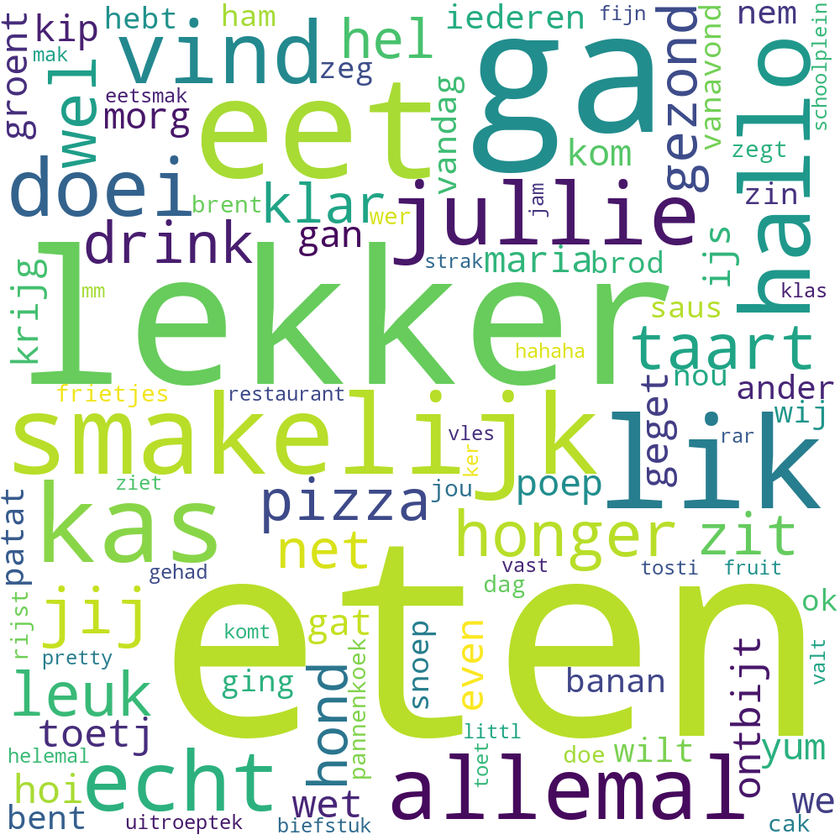
#> input picture Output/wordcloud.png, 840 x 840 px, shrunk from 1000 x 1000 before the run
$ jupyter execute --allow-errors Analysis-Anonymized.ipynb
#> lines starting #> are read from the running program, lines starting #| are printed output that depends on the picture
# Study 1: Analysis Anonymized

First of all, all necessary libraries will be imported.

[cell 1]
import csv
import json
from nltk.stem.snowball import SnowballStemmer
import matplotlib.pyplot as plt
from nltk.corpus import stopwords
from nltk.tokenize import RegexpTokenizer
import scipy
import gensim
from gensim import corpora, models

import string
import nltk
import pandas as pd
import numpy as np
from scipy import stats
import sys

import csv
from collections import Counter
import statsmodels.formula.api as sm

#> (the rest of this cell did not finish here and is left out)

Lets import the different kind of diet-related dictionaries we created beforehand.

#> (a cell that did not finish here is left out)

Lets also import messages that contain at least one word fro the respective dictionaries. (Note: We do not have consent top share the original text messages. In case you are interested in obtaining insight into the exact dataset, please contact the corresponding author.) Instead we give insight into a anonymized dataset for getting to know the data structure as oftent as possible.

#> (a cell that did not finish here is left out)

Some columns need to be renamed, so that they fit the pandas format.

#> (a cell that did not finish here is left out)

# Frenquency of diet-related food communication

Lets have a look how the anonymized dataset without the Texts looks at this moment:

#> (a cell that did not finish here is left out)

# How does youth communicate about food?

But which food words occur the most in the data? Lets calculate this for each dictionary individually:

[cell 6]
tokens = []
# [53 lines of commented-out code are left out]

Lets sort which word occur the most in the dataset: (exchanging the letter before items will give the results for each dictionary respectively.

[cell 7]
#dict(sorted(d.items(), key=lambda item: item[1]))

How would this look like visually? For this analysis we are considering the most often occuring words within the dataset.

[cell 8]
#popular = food_buzz[food_buzz["Likes"] >= 1]
#unpopular = food_buzz[food_buzz["Likes"] < 1]

[cell 9]
# [11 lines of commented-out code are left out]

[cell 10]
# [18 lines of commented-out code are left out]

[cell 11]
#wc = WordCloud(background_color="white",width=1000,height=1000, max_words=100,relative_scaling=0.5,normalize_plurals=False).generate_from_frequencies(z)
##plt.imshow(wc)

This is the resulting word-cloud of the most frequently mentioned diet-related items:

[cell 12]
import imageio as iio
img = iio.imread("Output/wordcloud.png")
#> img is the input picture: shape (840, 840, 3); mean R, G, B 219.2, 233.3, 213.9
plt.imshow(img)

# Healthiness of the found words

Now we are going to have a look how healthy the foods are which youth talk about. For this we match the words found in youth text with the collected nutriscores of the items:

[cell 13]
def get_scores2(text):
    scores = []
    for word in text:
        if word in nutriscores.keys():
            scores.append(nutriscores[word])
        else:
            continue
    return scores

#food_buzz["nutriscores"] = food_buzz['words'].apply(get_scores_2)

Lets label messages without nutriscores with an "NA", and calculate the mean nutriscore within a message (this was the average of all mentioned dietary items)

[cell 14]
#food_buzz["nutriscores"] = food_buzz["nutriscores"].apply(lambda x: [y for y in x if y != 'NA'])

#food_buzz["nutriscore_mean"] = food_buzz["nutriscores"].apply(np.mean)
#food_mean = list(food_buzz["nutriscore_mean"])

For demonstration purposes we will load a list of all found nutriscores without the messages:

[cell 15]
nutriscore_mean = pd.read_csv('Output/nutriscore-mean.csv')
#> (reads Output/nutriscore-mean.csv from the repository)
nutriscore_mean = nutriscore_mean["nutriscore_mean"]

[cell 16]
print("The mean nutriscore value is", nutriscore_mean.mean(), "(SD =", nutriscore_mean.std(), ")")

For even greater insight lets visualize the nutriscore values that we received.

[cell 17]
plt.hist(nutriscore_mean, bins=20)
plt.xlabel('Message Healhiness: 1 (healthy) - 5 (unhealthy)')
plt.ylabel('Message Frequency')
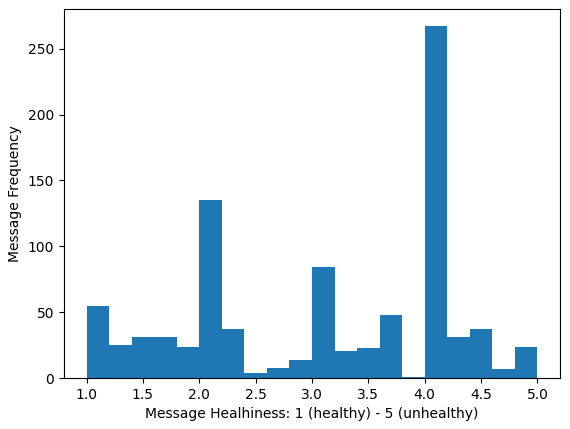
#> figure drawn by matplotlib, 1 panel; tallest bar 267 high, from x = 4 to 4.2

Although these insights are nice, we paid tribute to the facts, that some nutriscore values had a higher chance of being found in the data, since they also appeared more often in our diet-related dictionary. Therefore we aimed to correct for this and represent nutri-score frequencies, relative to the frequencies in the used dictionary.

For this we first calculate the nutriscores in our used dictionary. Also we recode the nutriscore values to a more easily interpretable format, such that negativ values represent unhealthy nutriscores (E-F), 0 represent neutral nutriscore (C) and positive values represent a healthy nutriscores (A-B)

#> (a cell that did not finish here is left out)

#> (a cell that did not finish here is left out)

To make scores of the message and dictionary align we round some numbers to the nearest decimal.

[cell 20]
ff = nutriscore_mean

for score in ff:
    if score == 1.1:
        ff = ff.replace(score, 1.0)

    if score == 1.3:
        ff = ff.replace(score, 1.4)
    if score == 1.7:
        ff = ff.replace(score, 1.8)
    if score == 1.9:
        ff = ff.replace(score, 2.0)
    if score == 2.1:
        ff = ff.replace(score, 2.0)
    if score == 2.7:
        ff = ff.replace(score, 2.8)
    if score == 2.9:
        ff = ff.replace(score, 3.0)
    if score == 3.1:
        ff = ff.replace(score, 3.0)
    if score == 3.7:
        ff = ff.replace(score, 3.8)
    if score == 3.9:
        ff = ff.replace(score, 4.0)
    if score == 4.1:
        ff = ff.replace(score, 4.0)
    if score == 4.3:
        ff = ff.replace(score, 4.4)
    if score == 4.7:
        ff = ff.replace(score, 4.8)
    if score == 4.9:
        ff = ff.replace(score, 5.0)

Next we calculate the relative frequency of the nutriscores in the messages and again repeat the re-coding of nutriscore values-

[cell 21]
counter = Counter(ff)
df3 = pd.DataFrame.from_dict(counter, orient='index').reset_index()
df3 = df3.dropna()
df3 = df3.rename(columns={"index": "nutriscores", 0: "frequency"})
df3["nutriscores"] = (df3["nutriscores"] - 3 ) * -1
df3['% full'] = ((df3['frequency'] / df3['frequency'].sum())*100).round(2).astype(float)
print(df3.sort_values(by = "nutriscores"))

And we merge them with the relative frequencies found in the dictionary and in the messages:

#> (a cell that did not finish here is left out)

Not finally we can plot the nutriscore values, relative to their expected frequencies based on the dictionary:

[cell 23]
import matplotlib.pyplot as plt
from matplotlib.pyplot import figure
from scipy import interpolate

figure(figsize=(12, 6), dpi=80)
#> (the rest of this cell did not finish here and is left out)

Next we checked if the healthiness of a message was able to predict the number of like that a message received:

[cell 24]
#regression = sm.ols(formula="Likes ~ nutriscore_mean + Age + Gender", data=food_buzz).fit()
#print(regression.summary())

The results did not show any significant results.

# Sentiment

Okay, now lets look if unhealthy / healthy food communication differs in other dimensions. e.g. in terms of their sentiment expressed. The pattern library captures both polarity (pos vs neg.) as well as the subjectivity of the message.

[cell 25]
from pattern.nl import sentiment

Lets test out how/if this works:

[cell 26]
print(sentiment("ik ben heel blij en het is super leuk"))
#> (this line was passed over: pattern is not available in this run)
print(sentiment("Ik ben blij en en beetje verdrietig"))
#> (this line was passed over: pattern is not available in this run)
print(sentiment("gf fgf fgfg fgfgfg"))
#> (this line was passed over: pattern is not available in this run)

Now we can calculate the sentiment for each text for healthy or unhealthy text messages:

[cell 27]
# [9 lines of commented-out code are left out]

Lets load the pure values for demonstration purposes:

[cell 28]
sentiment_df = pd.read_csv("Output/sentiment.csv")
#> (reads Output/sentiment.csv from the repository)
sentiment_df = sentiment_df["0"]
subj_df = pd.read_csv("Output/subjectivity.csv")
#> (reads Output/subjectivity.csv from the repository)
subj_df = subj_df["0"]

[cell 29]
print("The average sentiment of message is", sentiment_df.mean(), "SD = ", sentiment_df.std(), "and the average subjective is", subj_df.mean(), "SD = ", subj_df.std())

Now we can visualize the sentiment and subjectivity scores:

[cell 30]
sentiment_df.hist(bins = 20, color ="cornflowerblue")
plt.xlabel('Message Sentiment:\n-1 (very negative) - +1 (very positive)')
plt.ylabel('Message Frequency')
plt.title("Message Sentiment")
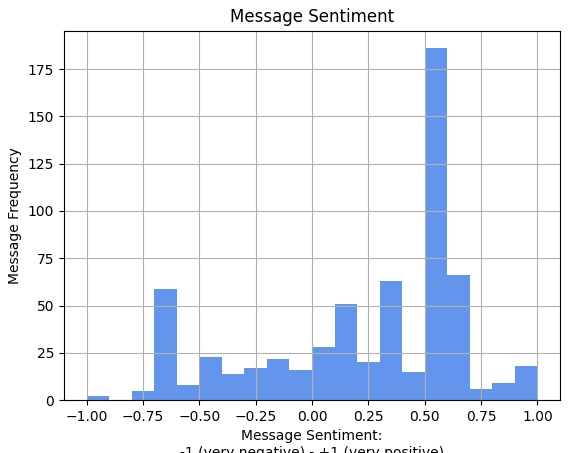
#> figure drawn by matplotlib, 1 panel; tallest bar 186 high, from x = 0.5 to 0.6

[cell 31]
subj_df.hist(bins = 20, color = "cornflowerblue", histtype = "bar")
plt.xlabel('Message Subjectivity:\n 0 (<<<very objective) - +1 (very subjective)')
plt.ylabel('Message Frequency')
plt.title("Message Subjectivity")
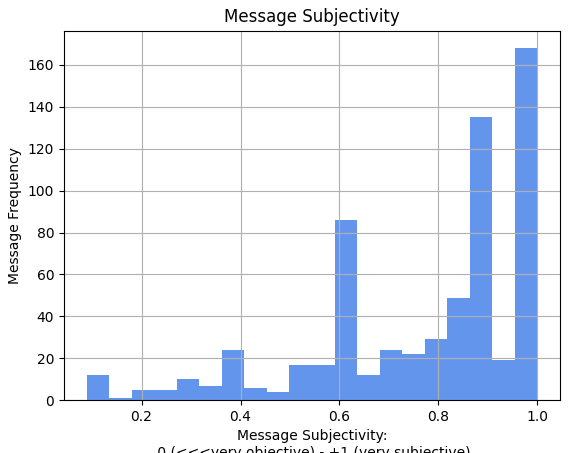
#> figure drawn by matplotlib, 1 panel; tallest bar 168 high, from x = 0.954 to 1
